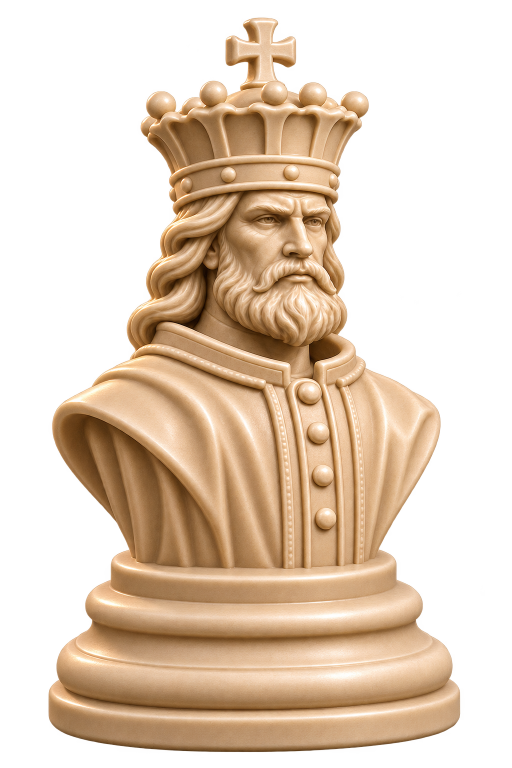
#> input picture assets/generated/learn/king-master.png, 1024 x 1536 px (shown at 1/2 size); its folder holds 4 pictures in this run
$ python prepare_assets.py
#> lines starting #> are read from the running program, lines starting #| are printed output that depends on the picture
"""Export the selected transparent masters and build the edge review sheet."""

from pathlib import Path

from PIL import Image, ImageDraw

ROOT = Path(__file__).resolve().parents[3]
PREVIEW = Path(__file__).resolve().parent
MASTER = ROOT / "assets/generated/learn"
EXPORT = ROOT / "public/images/learn/pieces"
PIECES = ("king", "queen", "bishop", "rook", "mystic", "knight", "pawn")
CLEAN_ALPHA = [0 if value <= 3 else 255 if value >= 248 else value for value in range(256)]


def export_piece(piece):
#> called with piece = 'king'
    source = MASTER / f"{piece}-master.png"
    destination = EXPORT / f"{piece}.webp"
    sculpture = Image.open(source).convert("RGBA")
#> sculpture is the input picture: PIL image 1024x1536 RGBA; mean R, G, B, A 131.7, 104.9, 77.5, 120.7
    alpha = sculpture.getchannel("A").point(CLEAN_ALPHA)
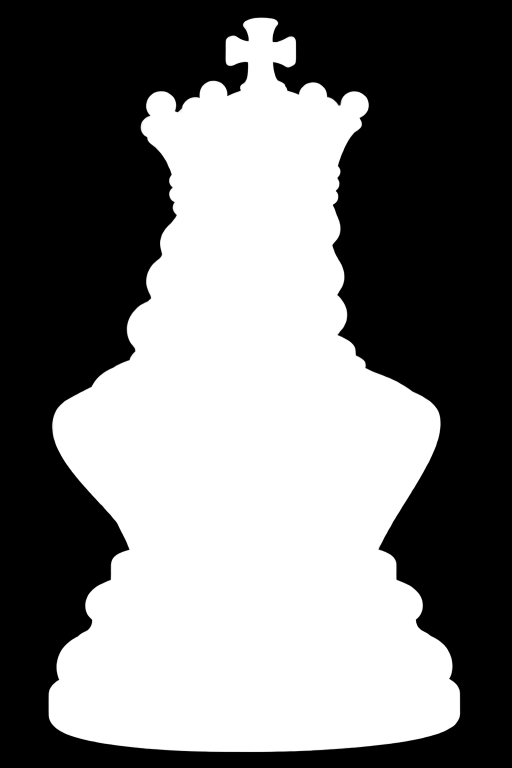
#> alpha: PIL image 1024x1536 L (shown at 1/2 size); min 0, max 255, mean 121.7
    sculpture.putalpha(alpha)
    sculpture = sculpture.crop(alpha.getbbox())
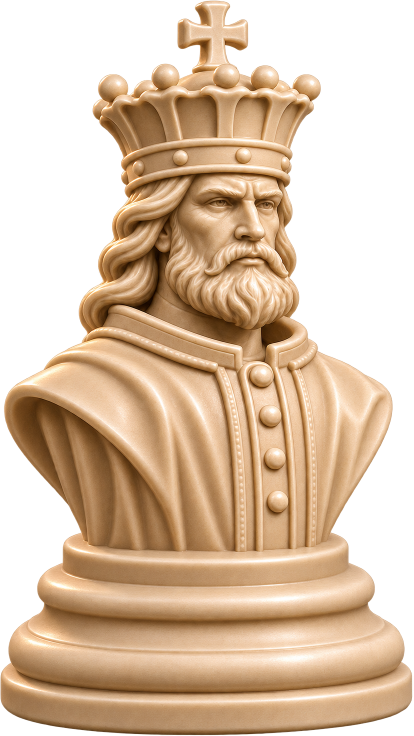
#> sculpture: PIL image 827x1471 RGBA (shown at 1/2 size); mean R, G, B, A 156.5, 124.9, 92.7, 157.3; transparent parts drawn white
    sculpture.thumbnail((720, 720), Image.Resampling.LANCZOS)
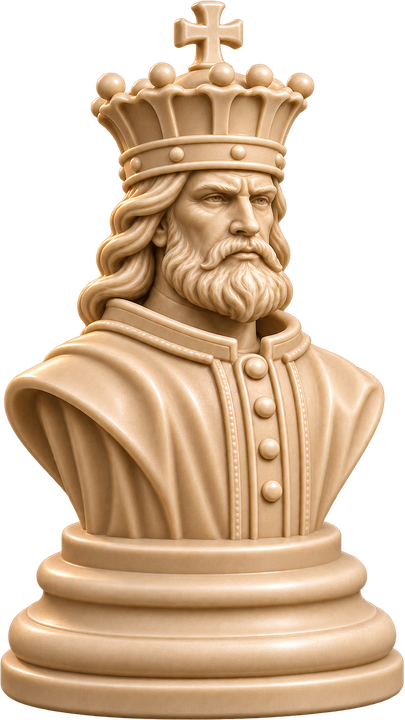
#> sculpture: PIL image 405x720 RGBA; mean R, G, B, A 123.6, 98.7, 73.6, 157.4; transparent parts drawn white
    padding = 8
    canvas = Image.new("RGBA", (sculpture.width + 2 * padding, sculpture.height + 2 * padding))
#> canvas: PIL image 421x736 RGBA; every value is 0
    canvas.paste(sculpture, (padding, padding))
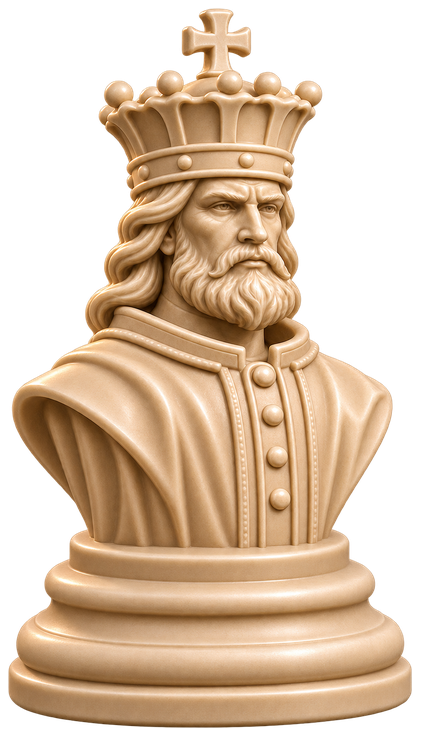
#> canvas: PIL image 421x736 RGBA; mean R, G, B, A 116.3, 92.8, 69.2, 148.1; transparent parts drawn white
    canvas.save(destination, "WEBP", quality=89, method=6)
    return Image.open(destination).convert("RGBA")


def make_review_sheet(exports):
    tile_width, tile_height = 186, 290
    sheet = Image.new("RGB", (tile_width * len(exports), tile_height * 2))
    draw = ImageDraw.Draw(sheet)
    for row, (paper, ink) in enumerate((("#141210", "#f8e5c5"), ("#f3e9d8", "#302015"))):
        for column, (piece, sculpture) in enumerate(exports.items()):
            x, y = column * tile_width, row * tile_height
            draw.rectangle((x, y, x + tile_width - 1, y + tile_height - 1), fill=paper)
            thumbnail = sculpture.copy()
            thumbnail.thumbnail((tile_width - 22, tile_height - 44), Image.Resampling.LANCZOS)
            sheet.paste(thumbnail, (x + (tile_width - thumbnail.width) // 2, y + 255 - thumbnail.height), thumbnail)
            draw.text((x + tile_width // 2, y + 272), piece.title(), fill=ink, anchor="mm")
    sheet.save(PREVIEW / "transparent-edge-check.jpg", quality=92, subsampling=0)


if __name__ == "__main__":
    EXPORT.mkdir(parents=True, exist_ok=True)
    make_review_sheet({piece: export_piece(piece) for piece in PIECES})
#> (the run stopped early here; a loop or call above may not have finished)
